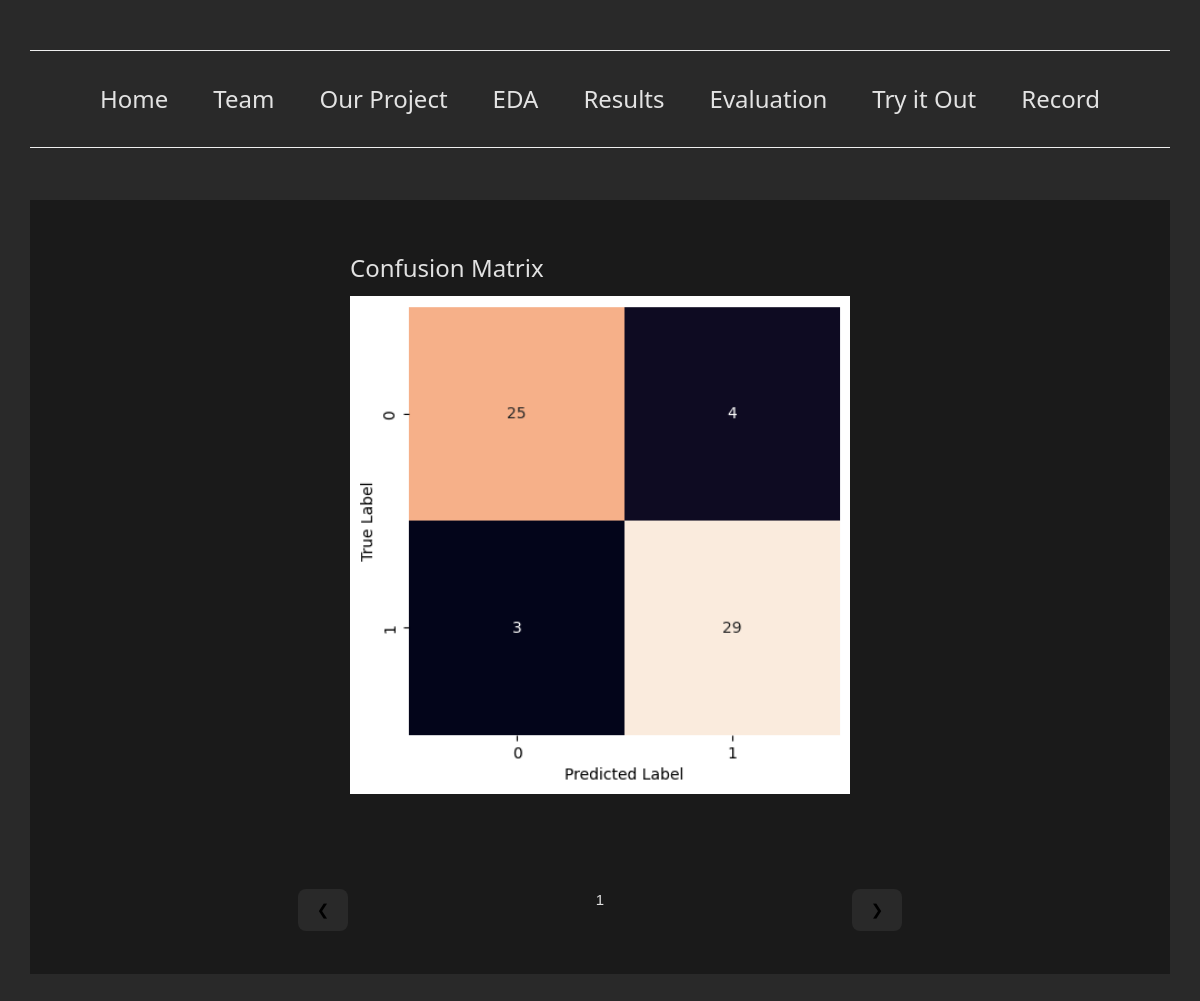
Screenshot of /eval/ with the database file from the repository.
### ml_classifier/models.py (models this page shows, shortened)
class Info(models.Model):
    CATEGORY_TYPE = (
        ('ml', 'Machine Learning'),
        ('eda', 'Visualization'),
        ('eval', 'Evaluation'),
    )
    id = models.UUIDField(default=uuid.uuid4, unique=True, primary_key=True, editable=False)
    name = models.CharField(max_length=100)
    caption = models.CharField(max_length=100)
    description = models.TextField(max_length=2000, null=True, blank=True)
    image = models.ImageField(max_length=200)
    category = models.CharField(max_length=100, choices=CATEGORY_TYPE)

### ml_classifier/views.py (the view)
# urls.py: path("eval/", views.view_eval, name="eval"),
def view_eval(request):
    context = {}
    try:
        info = Info.objects.filter(category="eval")
        context = {"info": info}
    except Exception as err:
        print("Error", err)
    return render(request, "ml_classifier/eval.html", context)

### ml_classifier/templates/ml_classifier/eval.html (shortened to what this page needs)
{% extends "index.html" %}
{% load static %}
{% block content %}
<div class="slideshow-container">
  {% for i in info %}
    <div class="mySlides fade">
    <div class="eval-desc">
      <div class="eval-content">
        <h3>{{i.caption}}</h3>
        <img src="{% static i.image.url %}" alt="{{i.name}}">
        <p style="white-space: pre-line">{{i.description}}</p>
      </div>
    </div>
  </div>
  {% endfor %}
  <div class="arr-buttons">
    <button class="prev" onclick="plusSlides(-1)">&#10094;</button>
    <div id="numbertext"></div>
    <button class="next" onclick="plusSlides(1)">&#10095;</buttin>
  </div>
</div>
<br>
{% endblock content %}

### static/styles/index.css (style rules this page uses)
:root { font-family: Inter, system-ui, Avenir, Helvetica, Arial, sans-serif; line-height: 1.5; font-weight: 400; max-width: 1280px; margin: 0 auto; padding: 2rem; text-align: center; color-scheme: light dark; color: rgba(255, 255, 255, 0.87); background-color: #292929; font-synthesis: none; text-rendering: optimizeLegibility; -webkit-font-smoothing: antialiased; -moz-osx-font-smoothing: grayscale; }
button { border-radius: 8px; border: 1px solid transparent; padding: 0.6em 1.2em; margin-bottom: 20px; font-size: 1em; font-weight: 500; font-family: inherit; background-color: #292929; cursor: pointer; transition: border-color 0.25s; }
.eval-content > img { height: auto; width: 500px; }
.eval-desc { display: flex; flex-direction: row; justify-content: space-evenly; margin: 20px; }
.eval-content > p { text-align: left; padding: 10px; font-size: 1rem; }
.eval-content { display: flex; flex-direction: column; text-align: left; margin: 0 20px; }
.arr-buttons { display: flex; flex-direction: row; justify-content: space-evenly; padding-top: 25px; }

### static/styles/w3.css (style rules this page uses)
html { box-sizing:border-box }
*,*:before,*:after { box-sizing:inherit }
html { -ms-text-size-adjust:100%;-webkit-text-size-adjust:100% }
body { margin:0 }
img { border-style:none }
button,input,select,textarea,optgroup { font:inherit;margin:0 }
button,input { overflow:visible }
button,select { text-transform:none }
button,[type=button],[type=reset],[type=submit] { -webkit-appearance:button }
html,body { font-family:Verdana,sans-serif;font-size:15px;line-height:1.5 }
html { overflow-x:hidden }
h3 { font-size:24px }
h1,h2,h3,h4,h5,h6 { font-family:"Segoe UI",Arial,sans-serif;font-weight:400;margin:10px 0 }
img { vertical-align:middle }

### rows the page displays
Info: caption "Confusion Matrix", image+name (picture)
